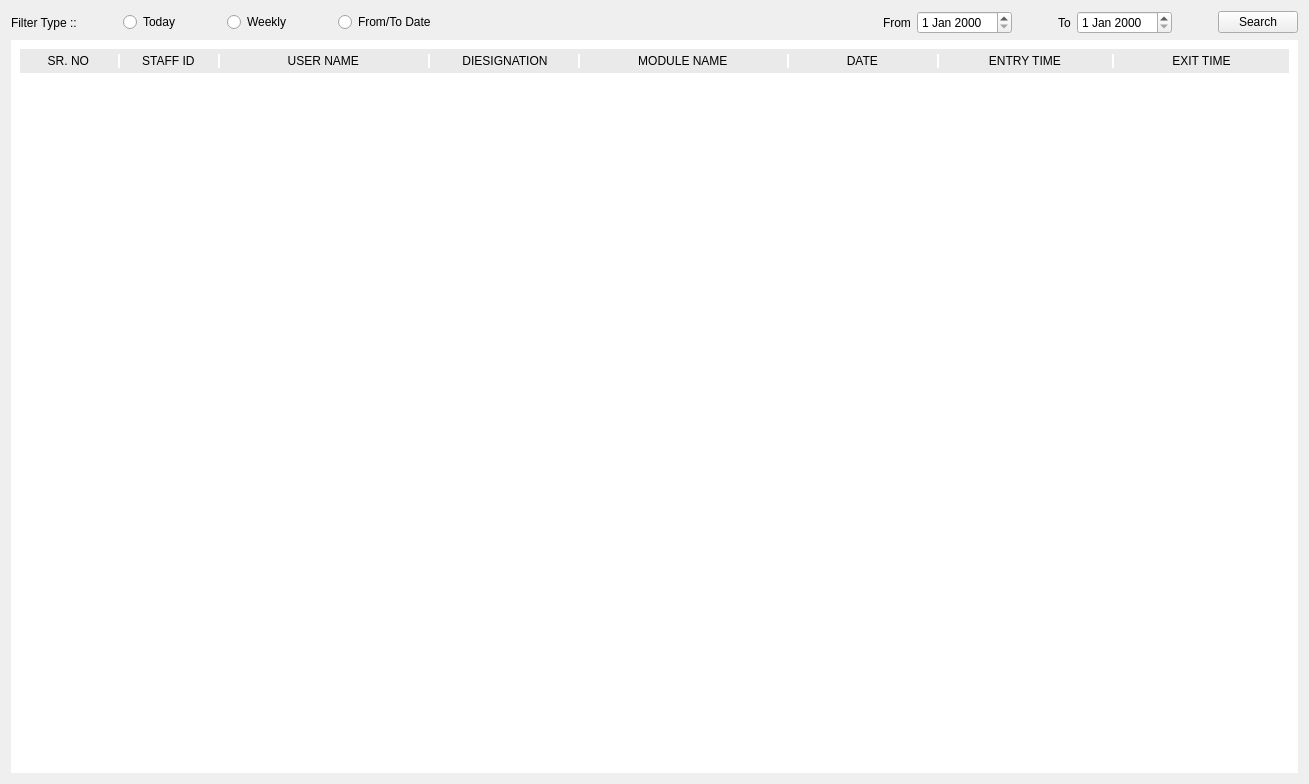
<?xml version="1.0" encoding="UTF-8"?>
<ui version="4.0">
 <class>LoginReport</class>
 <widget class="QWidget" name="LoginReport">
  <property name="geometry">
   <rect>
    <x>0</x>
    <y>0</y>
    <width>1309</width>
    <height>784</height>
   </rect>
  </property>
  <property name="windowTitle">
   <string>Form</string>
  </property>
  <layout class="QVBoxLayout" name="verticalLayout_6">
   <item>
    <layout class="QVBoxLayout" name="verticalLayout">
     <item>
      <layout class="QVBoxLayout" name="verticalLayout_4">
       <property name="bottomMargin">
        <number>0</number>
       </property>
       <item>
        <layout class="QHBoxLayout" name="horizontalLayout_3">
         <property name="topMargin">
          <number>0</number>
         </property>
         <item>
          <widget class="QLabel" name="txtFilterTypr">
           <property name="text">
            <string>Filter Type ::</string>
           </property>
          </widget>
         </item>
         <item>
          <spacer name="horizontalSpacer_7">
           <property name="orientation">
            <enum>Qt::Horizontal</enum>
           </property>
           <property name="sizeType">
            <enum>QSizePolicy::Preferred</enum>
           </property>
           <property name="sizeHint" stdset="0">
            <size>
             <width>40</width>
             <height>20</height>
            </size>
           </property>
          </spacer>
         </item>
         <item>
          <widget class="QRadioButton" name="rdbToday">
           <property name="text">
            <string>Today</string>
           </property>
          </widget>
         </item>
         <item>
          <spacer name="horizontalSpacer_5">
           <property name="orientation">
            <enum>Qt::Horizontal</enum>
           </property>
           <property name="sizeType">
            <enum>QSizePolicy::Preferred</enum>
           </property>
           <property name="sizeHint" stdset="0">
            <size>
             <width>40</width>
             <height>20</height>
            </size>
           </property>
          </spacer>
         </item>
         <item>
          <widget class="QRadioButton" name="rdbWeekly">
           <property name="text">
            <string>Weekly</string>
           </property>
          </widget>
         </item>
         <item>
          <spacer name="horizontalSpacer_2">
           <property name="orientation">
            <enum>Qt::Horizontal</enum>
           </property>
           <property name="sizeType">
            <enum>QSizePolicy::Preferred</enum>
           </property>
           <property name="sizeHint" stdset="0">
            <size>
             <width>40</width>
             <height>20</height>
            </size>
           </property>
          </spacer>
         </item>
         <item>
          <widget class="QRadioButton" name="rdbFromToDate">
           <property name="text">
            <string>From/To Date</string>
           </property>
          </widget>
         </item>
         <item>
          <spacer name="horizontalSpacer">
           <property name="orientation">
            <enum>Qt::Horizontal</enum>
           </property>
           <property name="sizeHint" stdset="0">
            <size>
             <width>40</width>
             <height>20</height>
            </size>
           </property>
          </spacer>
         </item>
         <item>
          <widget class="QLabel" name="lblFrom">
           <property name="text">
            <string>From</string>
           </property>
          </widget>
         </item>
         <item>
          <widget class="QDateEdit" name="deFromDate"/>
         </item>
         <item>
          <spacer name="horizontalSpacer_9">
           <property name="orientation">
            <enum>Qt::Horizontal</enum>
           </property>
           <property name="sizeType">
            <enum>QSizePolicy::Preferred</enum>
           </property>
           <property name="sizeHint" stdset="0">
            <size>
             <width>40</width>
             <height>20</height>
            </size>
           </property>
          </spacer>
         </item>
         <item>
          <widget class="QLabel" name="lblTo">
           <property name="text">
            <string>To</string>
           </property>
          </widget>
         </item>
         <item>
          <widget class="QDateEdit" name="deToDate"/>
         </item>
         <item>
          <spacer name="horizontalSpacer_8">
           <property name="orientation">
            <enum>Qt::Horizontal</enum>
           </property>
           <property name="sizeType">
            <enum>QSizePolicy::Preferred</enum>
           </property>
           <property name="sizeHint" stdset="0">
            <size>
             <width>40</width>
             <height>20</height>
            </size>
           </property>
          </spacer>
         </item>
         <item>
          <widget class="QPushButton" name="btnSearch">
           <property name="text">
            <string>Search</string>
           </property>
          </widget>
         </item>
        </layout>
       </item>
      </layout>
     </item>
     <item>
      <widget class="QWidget" name="reportlogin" native="true">
       <property name="styleSheet">
        <string notr="true">#reportlogin
{
	background-color: rgb(255, 255, 255);
}</string>
       </property>
       <layout class="QVBoxLayout" name="verticalLayout_3">
        <item>
         <widget class="QWidget" name="reportHeader" native="true">
          <property name="styleSheet">
           <string notr="true">background-color: rgb(234, 234, 234);</string>
          </property>
          <layout class="QHBoxLayout" name="horizontalLayout_2">
           <property name="spacing">
            <number>0</number>
           </property>
           <property name="leftMargin">
            <number>0</number>
           </property>
           <property name="topMargin">
            <number>5</number>
           </property>
           <property name="rightMargin">
            <number>0</number>
           </property>
           <property name="bottomMargin">
            <number>5</number>
           </property>
           <item>
            <widget class="QLabel" name="label_5">
             <property name="maximumSize">
              <size>
               <width>100</width>
               <height>16777215</height>
              </size>
             </property>
             <property name="layoutDirection">
              <enum>Qt::LeftToRight</enum>
             </property>
             <property name="styleSheet">
              <string notr="true">border-right:2px solid white;
</string>
             </property>
             <property name="lineWidth">
              <number>-1</number>
             </property>
             <property name="text">
              <string>&lt;html&gt;&lt;head/&gt;&lt;body&gt;&lt;p align=&quot;center&quot;&gt;SR. NO &lt;/p&gt;&lt;/body&gt;&lt;/html&gt;</string>
             </property>
             <property name="alignment">
              <set>Qt::AlignBottom|Qt::AlignHCenter</set>
             </property>
             <property name="wordWrap">
              <bool>false</bool>
             </property>
            </widget>
           </item>
           <item>
            <widget class="QLabel" name="lblStaffd">
             <property name="maximumSize">
              <size>
               <width>100</width>
               <height>16777215</height>
              </size>
             </property>
             <property name="layoutDirection">
              <enum>Qt::LeftToRight</enum>
             </property>
             <property name="styleSheet">
              <string notr="true">border-right:2px solid white;
</string>
             </property>
             <property name="frameShape">
              <enum>QFrame::NoFrame</enum>
             </property>
             <property name="text">
              <string>&lt;html&gt;&lt;head/&gt;&lt;body&gt;&lt;p align=&quot;center&quot;&gt;STAFF ID &lt;/p&gt;&lt;/body&gt;&lt;/html&gt;</string>
             </property>
             <property name="alignment">
              <set>Qt::AlignCenter</set>
             </property>
            </widget>
           </item>
           <item>
            <widget class="QLabel" name="lbluserName">
             <property name="maximumSize">
              <size>
               <width>300</width>
               <height>16777215</height>
              </size>
             </property>
             <property name="styleSheet">
              <string notr="true">border-right:2px solid white;
</string>
             </property>
             <property name="frameShape">
              <enum>QFrame::NoFrame</enum>
             </property>
             <property name="text">
              <string>&lt;html&gt;&lt;head/&gt;&lt;body&gt;&lt;p align=&quot;center&quot;&gt;USER NAME &lt;/p&gt;&lt;/body&gt;&lt;/html&gt;</string>
             </property>
             <property name="alignment">
              <set>Qt::AlignCenter</set>
             </property>
            </widget>
           </item>
           <item>
            <widget class="QLabel" name="label">
             <property name="maximumSize">
              <size>
               <width>150</width>
               <height>16777215</height>
              </size>
             </property>
             <property name="styleSheet">
              <string notr="true">border-right:2px solid white;
</string>
             </property>
             <property name="text">
              <string>DIESIGNATION</string>
             </property>
             <property name="alignment">
              <set>Qt::AlignCenter</set>
             </property>
            </widget>
           </item>
           <item>
            <widget class="QLabel" name="lblmodule">
             <property name="maximumSize">
              <size>
               <width>250</width>
               <height>16777215</height>
              </size>
             </property>
             <property name="styleSheet">
              <string notr="true">border-right:2px solid white;
</string>
             </property>
             <property name="frameShape">
              <enum>QFrame::NoFrame</enum>
             </property>
             <property name="text">
              <string>&lt;html&gt;&lt;head/&gt;&lt;body&gt;&lt;p align=&quot;center&quot;&gt;MODULE NAME &lt;/p&gt;&lt;/body&gt;&lt;/html&gt;</string>
             </property>
             <property name="alignment">
              <set>Qt::AlignCenter</set>
             </property>
            </widget>
           </item>
           <item>
            <widget class="QLabel" name="lbldate">
             <property name="maximumSize">
              <size>
               <width>150</width>
               <height>16777215</height>
              </size>
             </property>
             <property name="styleSheet">
              <string notr="true">border-right:2px solid white;
</string>
             </property>
             <property name="text">
              <string>&lt;html&gt;&lt;head/&gt;&lt;body&gt;&lt;p align=&quot;center&quot;&gt;DATE                                  &lt;/p&gt;&lt;/body&gt;&lt;/html&gt;</string>
             </property>
             <property name="alignment">
              <set>Qt::AlignCenter</set>
             </property>
            </widget>
           </item>
           <item>
            <widget class="QLabel" name="labelentry">
             <property name="maximumSize">
              <size>
               <width>175</width>
               <height>16777215</height>
              </size>
             </property>
             <property name="styleSheet">
              <string notr="true">border-right:2px solid white;
</string>
             </property>
             <property name="text">
              <string>&lt;html&gt;&lt;head/&gt;&lt;body&gt;&lt;p align=&quot;center&quot;&gt;ENTRY TIME &lt;/p&gt;&lt;/body&gt;&lt;/html&gt;</string>
             </property>
             <property name="alignment">
              <set>Qt::AlignCenter</set>
             </property>
            </widget>
           </item>
           <item>
            <widget class="QLabel" name="lblexit">
             <property name="maximumSize">
              <size>
               <width>175</width>
               <height>16777215</height>
              </size>
             </property>
             <property name="styleSheet">
              <string notr="true"/>
             </property>
             <property name="frameShape">
              <enum>QFrame::NoFrame</enum>
             </property>
             <property name="text">
              <string>&lt;html&gt;&lt;head/&gt;&lt;body&gt;&lt;p align=&quot;center&quot;&gt;EXIT TIME&lt;/p&gt;&lt;/body&gt;&lt;/html&gt;</string>
             </property>
             <property name="alignment">
              <set>Qt::AlignCenter</set>
             </property>
            </widget>
           </item>
          </layout>
         </widget>
        </item>
        <item>
         <widget class="QScrollArea" name="scrollArea">
          <property name="minimumSize">
           <size>
            <width>30</width>
            <height>0</height>
           </size>
          </property>
          <property name="styleSheet">
           <string notr="true">background-color: rgb(255, 255, 255);</string>
          </property>
          <property name="frameShape">
           <enum>QFrame::NoFrame</enum>
          </property>
          <property name="widgetResizable">
           <bool>true</bool>
          </property>
          <widget class="QWidget" name="scrollAreaWidgetContents_2">
           <property name="geometry">
            <rect>
             <x>0</x>
             <y>0</y>
             <width>1271</width>
             <height>683</height>
            </rect>
           </property>
           <layout class="QVBoxLayout" name="verticalLayout_2">
            <property name="spacing">
             <number>0</number>
            </property>
            <property name="leftMargin">
             <number>0</number>
            </property>
            <property name="topMargin">
             <number>0</number>
            </property>
            <property name="rightMargin">
             <number>0</number>
            </property>
            <property name="bottomMargin">
             <number>0</number>
            </property>
            <item>
             <widget class="QWidget" name="widget" native="true">
              <layout class="QVBoxLayout" name="verticalLayout_5">
               <property name="spacing">
                <number>0</number>
               </property>
               <property name="leftMargin">
                <number>0</number>
               </property>
               <property name="topMargin">
                <number>0</number>
               </property>
               <property name="rightMargin">
                <number>0</number>
               </property>
               <property name="bottomMargin">
                <number>0</number>
               </property>
               <item>
                <layout class="QVBoxLayout" name="displayloginrRow">
                 <property name="spacing">
                  <number>0</number>
                 </property>
                </layout>
               </item>
               <item>
                <spacer name="verticalSpacer">
                 <property name="orientation">
                  <enum>Qt::Vertical</enum>
                 </property>
                 <property name="sizeHint" stdset="0">
                  <size>
                   <width>20</width>
                   <height>582</height>
                  </size>
                 </property>
                </spacer>
               </item>
              </layout>
             </widget>
            </item>
           </layout>
          </widget>
         </widget>
        </item>
       </layout>
      </widget>
     </item>
    </layout>
   </item>
  </layout>
 </widget>
 <resources/>
 <connections/>
</ui>
